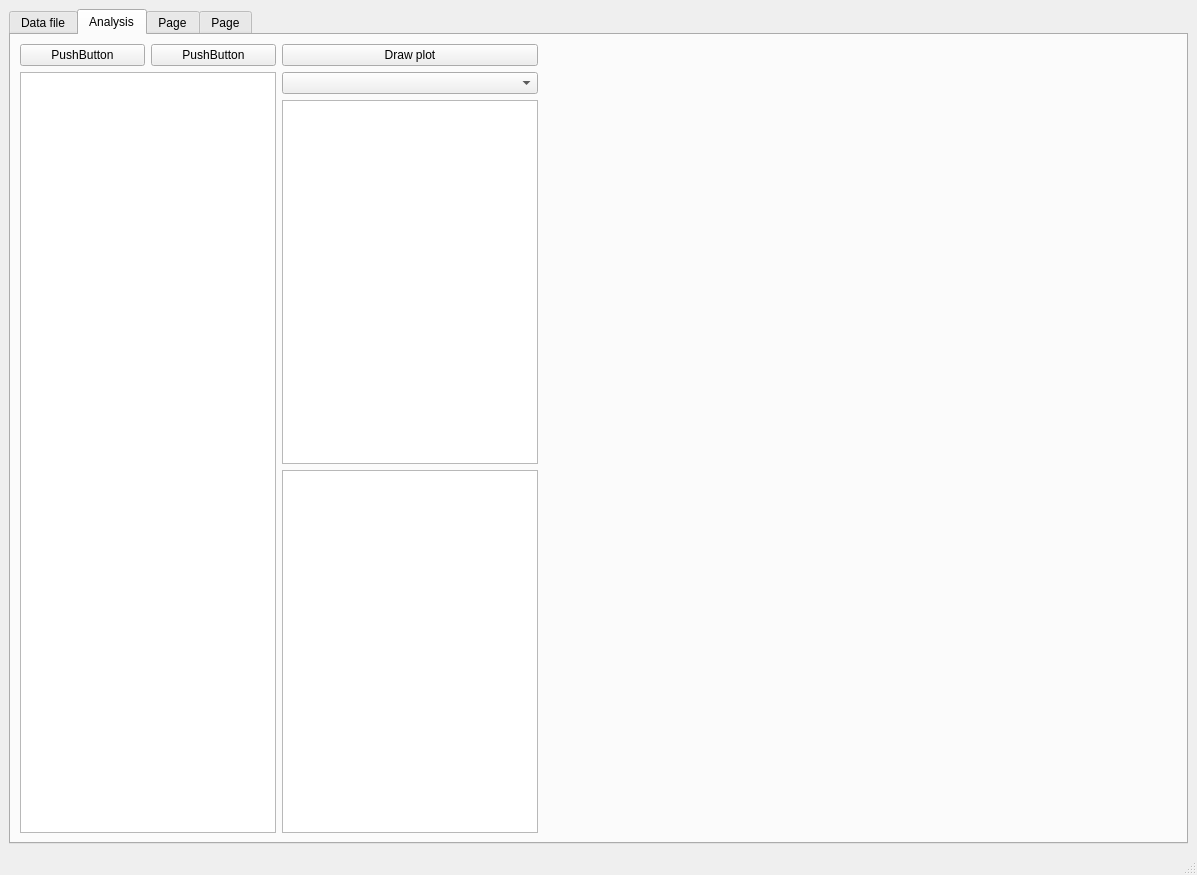
<?xml version="1.0" encoding="UTF-8"?>
<ui version="4.0">
 <class>MainWindow</class>
 <widget class="QMainWindow" name="MainWindow">
  <property name="geometry">
   <rect>
    <x>0</x>
    <y>0</y>
    <width>1197</width>
    <height>875</height>
   </rect>
  </property>
  <property name="windowTitle">
   <string>MainWindow</string>
  </property>
  <widget class="QWidget" name="centralwidget">
   <layout class="QGridLayout" name="gridLayout_5">
    <item row="0" column="0">
     <widget class="QTabWidget" name="tabWidget">
      <property name="currentIndex">
       <number>1</number>
      </property>
      <widget class="QWidget" name="tab">
       <attribute name="title">
        <string>Data file</string>
       </attribute>
       <layout class="QVBoxLayout" name="verticalLayout">
        <item>
         <layout class="QGridLayout" name="gridLayout">
          <item row="0" column="2">
           <widget class="QPushButton" name="btn_select_file">
            <property name="text">
             <string>choose file</string>
            </property>
           </widget>
          </item>
          <item row="0" column="0">
           <widget class="QLineEdit" name="lineEdit_filepath"/>
          </item>
          <item row="7" column="0">
           <widget class="QTableWidget" name="file_table"/>
          </item>
          <item row="0" column="3">
           <widget class="QPushButton" name="btn_load">
            <property name="text">
             <string>read file</string>
            </property>
           </widget>
          </item>
          <item row="7" column="2" colspan="2">
           <layout class="QGridLayout" name="gridLayout_3">
            <item row="1" column="1">
             <widget class="QLabel" name="lbl_observed">
              <property name="frameShape">
               <enum>QFrame::Box</enum>
              </property>
              <property name="frameShadow">
               <enum>QFrame::Sunken</enum>
              </property>
              <property name="text">
               <string/>
              </property>
             </widget>
            </item>
            <item row="0" column="1">
             <widget class="QLabel" name="label">
              <property name="text">
               <string>rows to show</string>
              </property>
             </widget>
            </item>
            <item row="0" column="0">
             <widget class="QSpinBox" name="spin_head">
              <property name="value">
               <number>10</number>
              </property>
             </widget>
            </item>
            <item row="1" column="0">
             <widget class="QPushButton" name="btn_set_observ">
              <property name="toolTip">
               <string>Set selected column as an observations vector for supervised training</string>
              </property>
              <property name="text">
               <string>select observed</string>
              </property>
             </widget>
            </item>
            <item row="2" column="0" colspan="2">
             <widget class="QTableWidget" name="stats_table"/>
            </item>
           </layout>
          </item>
         </layout>
        </item>
       </layout>
      </widget>
      <widget class="QWidget" name="tab_2">
       <attribute name="title">
        <string>Analysis</string>
       </attribute>
       <layout class="QVBoxLayout" name="verticalLayout_3">
        <item>
         <layout class="QGridLayout" name="gridLayout_7">
          <item row="0" column="0">
           <layout class="QGridLayout" name="gridLayout_2">
            <item row="0" column="1">
             <layout class="QVBoxLayout" name="verticalLayout_2">
              <item>
               <widget class="QPushButton" name="btn_plot">
                <property name="sizePolicy">
                 <sizepolicy hsizetype="Minimum" vsizetype="Fixed">
                  <horstretch>0</horstretch>
                  <verstretch>0</verstretch>
                 </sizepolicy>
                </property>
                <property name="text">
                 <string>Draw plot</string>
                </property>
               </widget>
              </item>
              <item>
               <widget class="QComboBox" name="plots_combo">
                <property name="sizePolicy">
                 <sizepolicy hsizetype="Minimum" vsizetype="Fixed">
                  <horstretch>0</horstretch>
                  <verstretch>0</verstretch>
                 </sizepolicy>
                </property>
                <property name="maximumSize">
                 <size>
                  <width>16777215</width>
                  <height>16777215</height>
                 </size>
                </property>
               </widget>
              </item>
              <item>
               <widget class="QTableWidget" name="plot_table">
                <property name="sizePolicy">
                 <sizepolicy hsizetype="Preferred" vsizetype="Expanding">
                  <horstretch>0</horstretch>
                  <verstretch>0</verstretch>
                 </sizepolicy>
                </property>
               </widget>
              </item>
              <item>
               <widget class="QTableWidget" name="feature_stats_table">
                <property name="sizePolicy">
                 <sizepolicy hsizetype="Maximum" vsizetype="Expanding">
                  <horstretch>0</horstretch>
                  <verstretch>0</verstretch>
                 </sizepolicy>
                </property>
               </widget>
              </item>
             </layout>
            </item>
            <item row="0" column="0">
             <layout class="QGridLayout" name="gridLayout_4">
              <item row="1" column="0">
               <widget class="QPushButton" name="pushButton_2">
                <property name="text">
                 <string>PushButton</string>
                </property>
                <property name="checkable">
                 <bool>true</bool>
                </property>
               </widget>
              </item>
              <item row="1" column="1">
               <widget class="QPushButton" name="pushButton">
                <property name="text">
                 <string>PushButton</string>
                </property>
                <property name="checkable">
                 <bool>true</bool>
                </property>
                <property name="autoExclusive">
                 <bool>false</bool>
                </property>
                <property name="default">
                 <bool>false</bool>
                </property>
                <property name="flat">
                 <bool>false</bool>
                </property>
               </widget>
              </item>
              <item row="2" column="0" colspan="2">
               <widget class="QTableWidget" name="feature_table"/>
              </item>
             </layout>
            </item>
           </layout>
          </item>
          <item row="0" column="1">
           <layout class="QGridLayout" name="gridLayout_6">
            <item row="1" column="0">
             <spacer name="horizontalSpacer_3">
              <property name="orientation">
               <enum>Qt::Horizontal</enum>
              </property>
              <property name="sizeType">
               <enum>QSizePolicy::Expanding</enum>
              </property>
              <property name="sizeHint" stdset="0">
               <size>
                <width>48</width>
                <height>48</height>
               </size>
              </property>
             </spacer>
            </item>
            <item row="0" column="0">
             <layout class="QVBoxLayout" name="plot_lay1"/>
            </item>
            <item row="0" column="1">
             <spacer name="verticalSpacer">
              <property name="orientation">
               <enum>Qt::Vertical</enum>
              </property>
              <property name="sizeHint" stdset="0">
               <size>
                <width>18</width>
                <height>108</height>
               </size>
              </property>
             </spacer>
            </item>
           </layout>
          </item>
         </layout>
        </item>
       </layout>
      </widget>
      <widget class="QWidget" name="tab_3">
       <attribute name="title">
        <string>Page</string>
       </attribute>
      </widget>
      <widget class="QWidget" name="tab_4">
       <attribute name="title">
        <string>Page</string>
       </attribute>
      </widget>
     </widget>
    </item>
   </layout>
  </widget>
  <widget class="QMenuBar" name="menubar">
   <property name="geometry">
    <rect>
     <x>0</x>
     <y>0</y>
     <width>1197</width>
     <height>27</height>
    </rect>
   </property>
  </widget>
  <widget class="QStatusBar" name="statusbar"/>
 </widget>
 <resources/>
 <connections/>
</ui>
